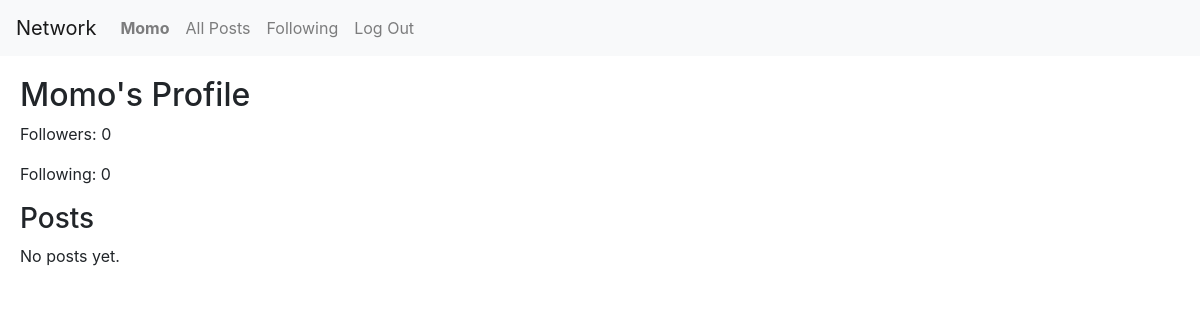
Before: /profile/Momo (signed in) with the older database file.
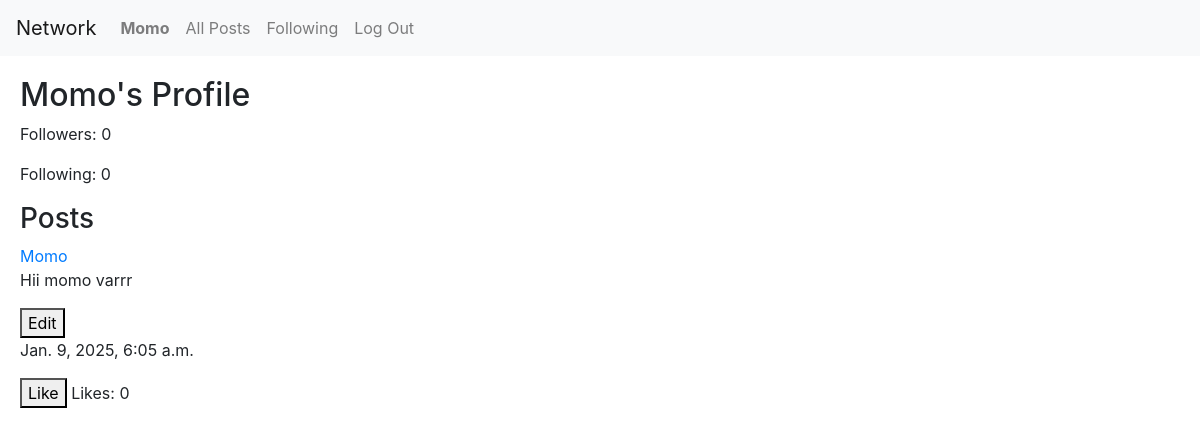
After: the same page with the newer database file.
### network/models.py (models this page shows, shortened)
class Post(models.Model):
    user = models.ForeignKey(User, on_delete=models.CASCADE, related_name='posts')  #link post to the user
    body = models.TextField()
    timestamp = models.DateTimeField(auto_now_add=True) #automatically sets the time
    likes = models.ManyToManyField(User, related_name="liked_posts", blank=True)

class User(AbstractUser):
    name = models.CharField(max_length=64, blank=True)
    following = models.ManyToManyField('self', symmetrical=False, related_name='followers')

### network/views.py (the view)
# urls.py: path("profile/<str:username>", views.profile_view, name="profile"),
@login_required(login_url="/login", redirect_field_name=None)
def profile_view(request, username):
    user_profile = User.objects.get(username = username)
    posts = user_profile.posts.all().order_by('-timestamp')
    is_following = request.user.following.filter(username=username).exists()
    return render(request, "network/profile.html", {
         "profile": user_profile,
        "posts": posts,
        "followers_count": user_profile.followers.count(),
        "following_count": user_profile.following.count(),
        "is_following": is_following,
        "is_self": request.user == user_profile
    })

### network/templates/network/profile.html (shortened to what this page needs)
{% extends "network/layout.html" %} {% block body %}
<div class="profile-container">
	<h2>{{ profile.username }}'s Profile</h2>
	<div class="stats">
		<p>Followers: {{ followers_count }}</p>
		<p>Following: {{ following_count }}</p>
	</div>
	<h3>Posts</h3>
	<div class="posts-container">
		{% for post in posts %}
		<div class="post" id="post-{{ post.id }}">
			<a href="{% url 'profile' post.user.username %}"
				>{{ post.user.username }}</a
			>
			<div class="post-content" id="content-{{ post.id }}">
				<p class="post-body" id="post-body-{{ post.id }}">{{post.body}}</p>
				{% if user == post.user %}
				<button class="edit-btn" data-post-id="{{ post.id }}">Edit</button>
				{% endif %}
			</div>
			<p>{{post.timestamp}}</p>
			{% if user.is_authenticated %}
			<button class="like-btn" data-post-id="{{ post.id }}">
				{% if user in post.likes.all %} Unlike {% else %} Like {% endif %}
			</button>
			{% endif %}
			<span id="likes-{{ post.id }}" class="likes-count"
				>Likes: {{ post.likes.count }}</span
			>
		</div>
		{% empty %}
		<p>No posts yet.</p>
		{% endfor %}
	</div>
</div>
{% endblock %}

Changed rows visible on the page:
added Post: user.username "Momo", body "Hii momo varrr", timestamp "Jan. 9, 2025, 6:05 a.m.", shows "Like", likes.count "0"
Other visible differences:
text no longer shown: "No posts yet."
